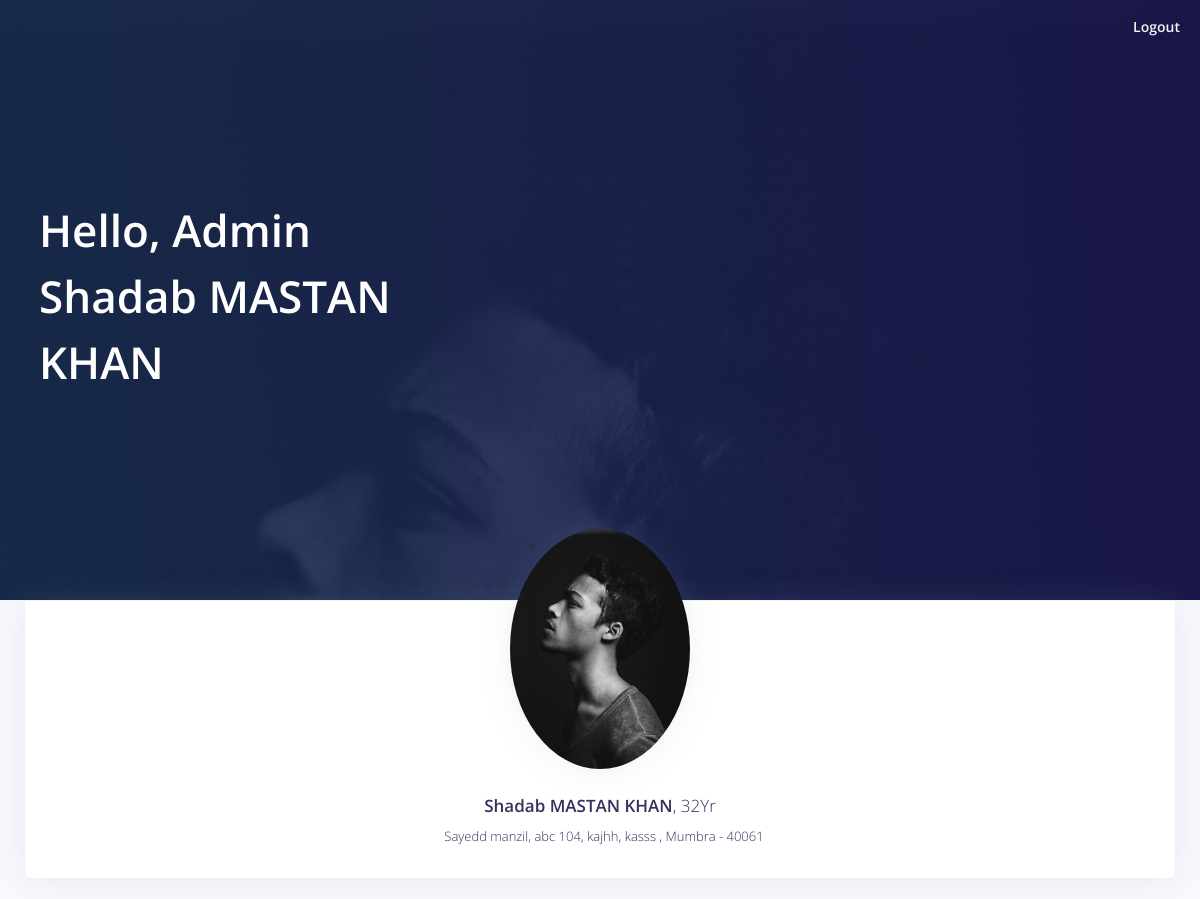
The app's page /admin_mode/profile.php (signed in), older data.
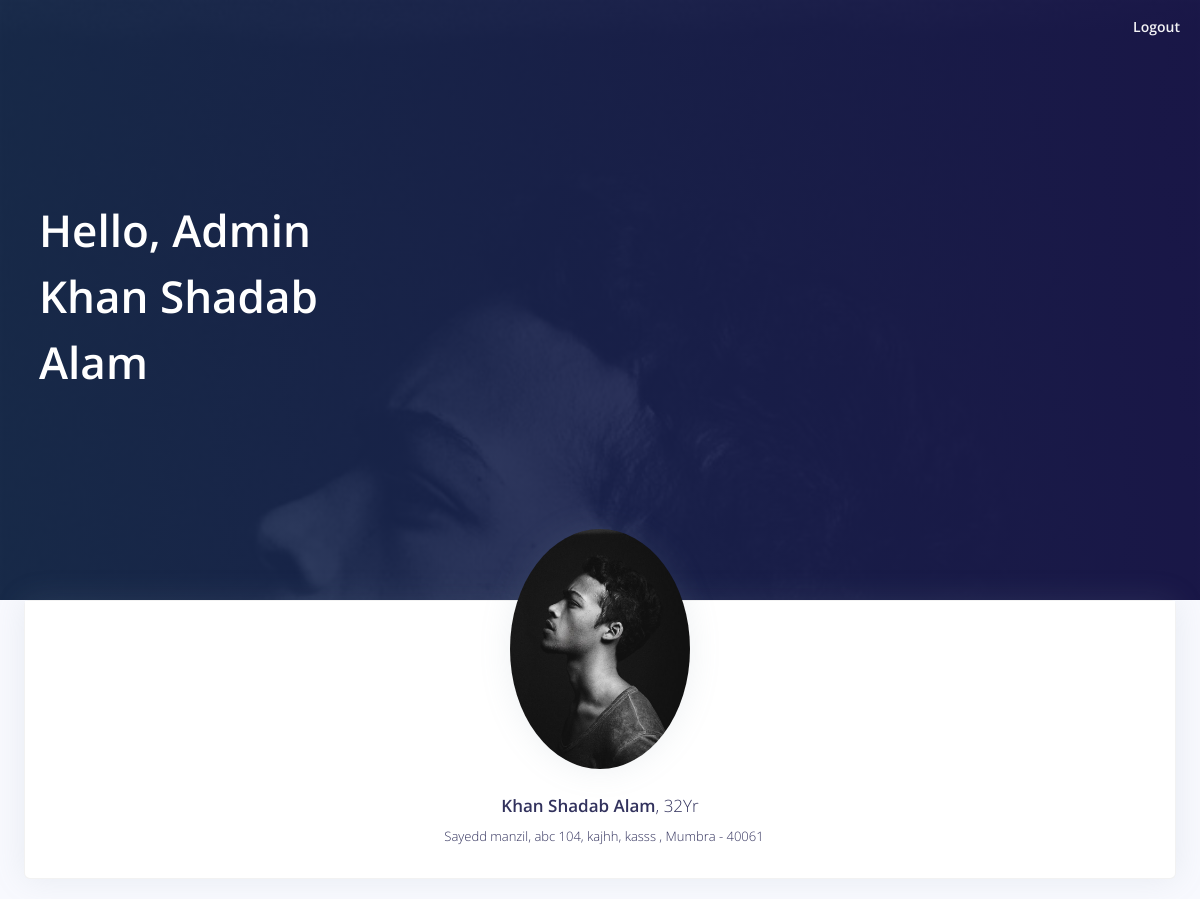
The same page, newer data.
### tables this page shows
CREATE TABLE `admin_mode` (
  `id` int(11) NOT NULL,
  `fullname` varchar(255) NOT NULL,
  `admin_email` varchar(255) NOT NULL,
  `admin_number` varchar(255) NOT NULL,
  `admin_picture` varchar(255) NOT NULL,
  `admin_login_id` varchar(10) NOT NULL,
  `admin_password` varchar(255) NOT NULL,
  `admin_address` text NOT NULL,
  `admin_last_login` varchar(255) NOT NULL,
  `admin_dob` date NOT NULL,
  `admin_status` int(11) NOT NULL,
  `admin_added_on` datetime NOT NULL,
  `admin_retirement_date` varchar(50) NOT NULL,
  `admin_reset_password_code` int(11) NOT NULL,
  `new_login_admin` int(11) NOT NULL
);

### admin_mode/session.php (called while the page is built, shortened)
<?php
require '../reuseable_files/database.inc.php';
require '../reuseable_files/functions_demand.inc.php';
if(isset($_SESSION['ADMINID'])){
	$sql = "SELECT * FROM admin_mode where id = '".$_SESSION['ADMINID']."'";
	$res = mysqli_query($con,$sql);
	$admin_login = mysqli_fetch_assoc($res);
}

### reuseable_files/functions_demand.inc.php (called while the page is built, shortened)
	<?php
function ageCalculator($dob){
    if(!empty($dob)){
        $birthdate = new DateTime($dob);
        $today   = new DateTime('today');
        $age = $birthdate->diff($today)->y;
        return $age;
    }else{
        return 0;
    }
}

### admin_mode/profile.php (the view, shortened to what this page needs)
<?php
   require 'session.php';
   ?>
<!doctype html>
<html lang="en">
   <head>
      <link rel="stylesheet" type="text/css" href="https://cdnjs.cloudflare.com/ajax/libs/font-awesome/5.15.3/css/all.min.css">
<link rel="stylesheet" href="https://cdn.jsdelivr.net/npm/pixeden-stroke-7-icon@1.2.3/pe-icon-7-stroke/dist/pe-icon-7-stroke.min.css">
<link rel="stylesheet" type="text/css" href="http://code.ionicframework.com/ionicons/2.0.1/css/ionicons.min.css">
<link rel="stylesheet" href="https://cdn.linearicons.com/free/1.0.0/icon-font.min.css">
<link rel="stylesheet" type="text/css" href="https://cdnjs.cloudflare.com/ajax/libs/limonte-sweetalert2/10.16.0/sweetalert2.min.css">
   </head>
   <body>
      <div class="main-content">
         <nav  class="navbar navbar-top navbar-expand-md navbar-dark" id="navbar-main">
            <ul class="navbar-nav align-items-center d-none d-md-flex" style="position: absolute;right: 20px;top: 10px">
          <li class="nav-item dropdown">
            <a class="nav-link pr-0" href="<?= FRONT_SITE_PATH.'logout'.PHP_EXT?>" role="button" data-toggle="dropdown" aria-haspopup="true" aria-expanded="false">
              <div class="media align-items-center">
                <div class="media-body ml-2 d-none d-lg-block">
                  <span class="mb-0 text-sm  font-weight-bold">Logout</span>
                </div>
              </div>
            </a>
          </li>
        </ul>
         </nav>
         <div class="header pb-8 pt-5 pt-lg-8 d-flex align-items-center" style="min-height: 600px; background-image: url(<?= FRONT_SITE_IMAGE_ADMIN.'/'.$admin_login['admin_picture'] ?>); background-size: cover; background-position: center top;">
            <span class="mask bg-gradient-default opacity-8"></span>
            <div class="container-fluid d-flex align-items-center">
               <div class="row">
                  <div class="col-lg-7 col-md-10">
                     <h1 class="display-2 text-white">Hello, Admin <?= $admin_login['fullname'] ?></h1>
                  </div>
               </div>
            </div>
         </div>
         <div class="container-fluid ">
            <div class="row">
               <div class="col-lg-12" style="width: 100%;margin-bottom: 20px">
                  <div class="card card-profile shadow">
                     <div class="row justify-content-center">
                        <div class="col-lg-12" style="width: 100%">
                           <div class="card-profile-image">
                              <a href="#">
                              <img src="<?= FRONT_SITE_IMAGE_ADMIN.'/'.$admin_login['admin_picture'] ?>" class="rounded-circle">
                              </a>
                           </div>
                        </div>
                     </div>
                     <div class="card-body pt-0 pt-md-4">
                        <div class="row">
                           <div class="col">
                              <div class="card-profile-stats d-flex justify-content-center mt-md-5">
                              </div>
                           </div>
                        </div>
                        <div class="text-center" style="margin-top: 40px">
                           <h3>
                              <?= $admin_login['fullname'] ?><span class="font-weight-light">, <?= ageCalculator($admin_login['admin_dob']) ?>Yr</span>
                           </h3>
                           <div class="h5 font-weight-300">
                              <i class="ni location_pin mr-2"></i><?= $admin_login['admin_address'] ?>
                           </div>
                        </div>
                     </div>
                  </div>
               </div>
            </div>
         </div>
      </div>
   </body>
</html>

Row changes from the older to the newer data that the page shows:
changed admin_mode "Sayedd manzil, abc 104, kajhh, kasss , Mumbra - 40061": fullname "Shadab MASTAN KHAN" → "Khan Shadab Alam"
